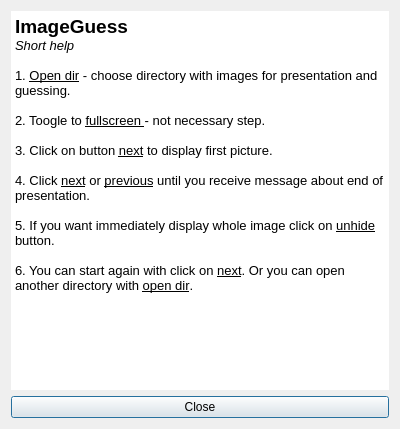
<?xml version="1.0" encoding="UTF-8"?>
<ui version="4.0">
 <class>HelpDialog</class>
 <widget class="QDialog" name="HelpDialog">
  <property name="geometry">
   <rect>
    <x>0</x>
    <y>0</y>
    <width>400</width>
    <height>429</height>
   </rect>
  </property>
  <property name="windowTitle">
   <string>Help</string>
  </property>
  <layout class="QGridLayout" name="gridLayout">
   <item row="0" column="0">
    <widget class="QTextEdit" name="textEdit">
     <property name="sizePolicy">
      <sizepolicy hsizetype="Ignored" vsizetype="Ignored">
       <horstretch>0</horstretch>
       <verstretch>0</verstretch>
      </sizepolicy>
     </property>
     <property name="autoFillBackground">
      <bool>false</bool>
     </property>
     <property name="frameShape">
      <enum>QFrame::NoFrame</enum>
     </property>
     <property name="frameShadow">
      <enum>QFrame::Plain</enum>
     </property>
     <property name="lineWidth">
      <number>0</number>
     </property>
     <property name="undoRedoEnabled">
      <bool>false</bool>
     </property>
     <property name="html">
      <string>&lt;!DOCTYPE HTML PUBLIC &quot;-//W3C//DTD HTML 4.0//EN&quot; &quot;http://www.w3.org/TR/REC-html40/strict.dtd&quot;&gt;
&lt;html&gt;&lt;head&gt;&lt;meta name=&quot;qrichtext&quot; content=&quot;1&quot; /&gt;&lt;style type=&quot;text/css&quot;&gt;
p, li { white-space: pre-wrap; }
&lt;/style&gt;&lt;/head&gt;&lt;body style=&quot; font-family:'Dejavu Sans'; font-size:8pt; font-weight:400; font-style:normal;&quot;&gt;
&lt;p style=&quot; margin-top:0px; margin-bottom:0px; margin-left:0px; margin-right:0px; -qt-block-indent:0; text-indent:0px;&quot;&gt;&lt;span style=&quot; font-size:14pt; font-weight:600;&quot;&gt;ImageGuess&lt;/span&gt;&lt;/p&gt;
&lt;p style=&quot; margin-top:0px; margin-bottom:0px; margin-left:0px; margin-right:0px; -qt-block-indent:0; text-indent:0px;&quot;&gt;&lt;span style=&quot; font-size:10pt; font-style:italic;&quot;&gt;Short help&lt;/span&gt;&lt;/p&gt;
&lt;p style=&quot;-qt-paragraph-type:empty; margin-top:0px; margin-bottom:0px; margin-left:0px; margin-right:0px; -qt-block-indent:0; text-indent:0px; font-size:10pt; font-style:italic;&quot;&gt;&lt;/p&gt;
&lt;p style=&quot; margin-top:0px; margin-bottom:0px; margin-left:0px; margin-right:0px; -qt-block-indent:0; text-indent:0px;&quot;&gt;&lt;span style=&quot; font-size:10pt;&quot;&gt;1. &lt;/span&gt;&lt;span style=&quot; font-size:10pt; text-decoration: underline;&quot;&gt;Open dir&lt;/span&gt;&lt;span style=&quot; font-size:10pt;&quot;&gt; - choose directory with images for presentation and guessing.&lt;/span&gt;&lt;/p&gt;
&lt;p style=&quot;-qt-paragraph-type:empty; margin-top:0px; margin-bottom:0px; margin-left:0px; margin-right:0px; -qt-block-indent:0; text-indent:0px; font-size:10pt;&quot;&gt;&lt;/p&gt;
&lt;p style=&quot; margin-top:0px; margin-bottom:0px; margin-left:0px; margin-right:0px; -qt-block-indent:0; text-indent:0px;&quot;&gt;&lt;span style=&quot; font-size:10pt;&quot;&gt;2. Toogle to &lt;/span&gt;&lt;span style=&quot; font-size:10pt; text-decoration: underline;&quot;&gt;fullscreen &lt;/span&gt;&lt;span style=&quot; font-size:10pt;&quot;&gt;- not necessary step.&lt;/span&gt;&lt;/p&gt;
&lt;p style=&quot;-qt-paragraph-type:empty; margin-top:0px; margin-bottom:0px; margin-left:0px; margin-right:0px; -qt-block-indent:0; text-indent:0px; font-size:10pt;&quot;&gt;&lt;/p&gt;
&lt;p style=&quot; margin-top:0px; margin-bottom:0px; margin-left:0px; margin-right:0px; -qt-block-indent:0; text-indent:0px;&quot;&gt;&lt;span style=&quot; font-size:10pt;&quot;&gt;3. Click on button &lt;/span&gt;&lt;span style=&quot; font-size:10pt; text-decoration: underline;&quot;&gt;next&lt;/span&gt;&lt;span style=&quot; font-size:10pt;&quot;&gt; to display first picture.&lt;/span&gt;&lt;/p&gt;
&lt;p style=&quot;-qt-paragraph-type:empty; margin-top:0px; margin-bottom:0px; margin-left:0px; margin-right:0px; -qt-block-indent:0; text-indent:0px; font-size:10pt;&quot;&gt;&lt;/p&gt;
&lt;p style=&quot; margin-top:0px; margin-bottom:0px; margin-left:0px; margin-right:0px; -qt-block-indent:0; text-indent:0px;&quot;&gt;&lt;span style=&quot; font-size:10pt;&quot;&gt;4. Click &lt;/span&gt;&lt;span style=&quot; font-size:10pt; text-decoration: underline;&quot;&gt;next&lt;/span&gt;&lt;span style=&quot; font-size:10pt;&quot;&gt; or &lt;/span&gt;&lt;span style=&quot; font-size:10pt; text-decoration: underline;&quot;&gt;previous&lt;/span&gt;&lt;span style=&quot; font-size:10pt;&quot;&gt; until you receive message about end of presentation.&lt;/span&gt;&lt;/p&gt;
&lt;p style=&quot;-qt-paragraph-type:empty; margin-top:0px; margin-bottom:0px; margin-left:0px; margin-right:0px; -qt-block-indent:0; text-indent:0px; font-size:10pt;&quot;&gt;&lt;/p&gt;
&lt;p style=&quot; margin-top:0px; margin-bottom:0px; margin-left:0px; margin-right:0px; -qt-block-indent:0; text-indent:0px;&quot;&gt;&lt;span style=&quot; font-size:10pt;&quot;&gt;5. If you want immediately display whole image click on &lt;/span&gt;&lt;span style=&quot; font-size:10pt; text-decoration: underline;&quot;&gt;unhide&lt;/span&gt;&lt;span style=&quot; font-size:10pt;&quot;&gt; button.&lt;/span&gt;&lt;/p&gt;
&lt;p style=&quot;-qt-paragraph-type:empty; margin-top:0px; margin-bottom:0px; margin-left:0px; margin-right:0px; -qt-block-indent:0; text-indent:0px; font-size:10pt;&quot;&gt;&lt;/p&gt;
&lt;p style=&quot; margin-top:0px; margin-bottom:0px; margin-left:0px; margin-right:0px; -qt-block-indent:0; text-indent:0px;&quot;&gt;&lt;span style=&quot; font-size:10pt;&quot;&gt;6. You can start again with click on &lt;/span&gt;&lt;span style=&quot; font-size:10pt; text-decoration: underline;&quot;&gt;next&lt;/span&gt;&lt;span style=&quot; font-size:10pt;&quot;&gt;. Or you can open another directory with &lt;/span&gt;&lt;span style=&quot; font-size:10pt; text-decoration: underline;&quot;&gt;open dir&lt;/span&gt;&lt;span style=&quot; font-size:10pt;&quot;&gt;.&lt;/span&gt;&lt;/p&gt;&lt;/body&gt;&lt;/html&gt;</string>
     </property>
     <property name="textInteractionFlags">
      <set>Qt::NoTextInteraction</set>
     </property>
    </widget>
   </item>
   <item row="1" column="0">
    <widget class="QPushButton" name="close">
     <property name="text">
      <string>Close</string>
     </property>
    </widget>
   </item>
  </layout>
 </widget>
 <resources/>
 <connections/>
</ui>
